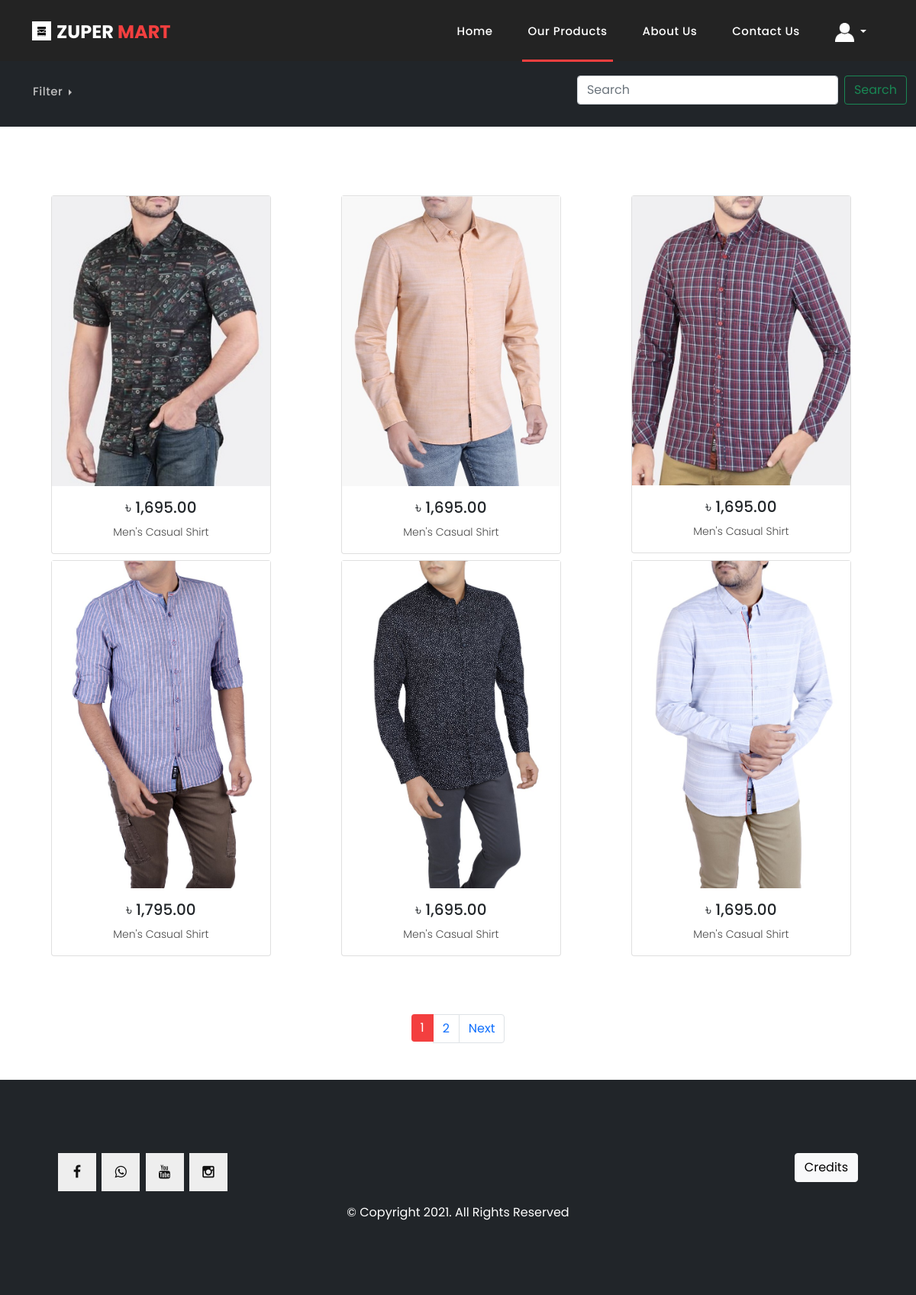
Screenshot of /php/zupermart/products.php with the database file from the repository.
### tables this page shows
CREATE TABLE `allproducts` (
  `PID` int(11) NOT NULL,
  `PName` varchar(255) NOT NULL,
  `PType` varchar(255) NOT NULL,
  `PBrand` varchar(255) NOT NULL,
  `PRating` float NOT NULL,
  `PSold` varchar(255) NOT NULL,
  `Showcase` int(11) NOT NULL DEFAULT 0,
  `Pimgurl` varchar(255) NOT NULL,
  `inStock` int(11) NOT NULL,
  `Price` varchar(255) NOT NULL,
  `PAddDate` date NOT NULL,
  `SDescription` varchar(255) NOT NULL,
  `Description` mediumtext NOT NULL,
  `Exclusivity` int(11) NOT NULL DEFAULT 0,
  `S` int(11) NOT NULL DEFAULT 0,
  `M` int(11) NOT NULL DEFAULT 0,
  `L` int(11) NOT NULL DEFAULT 0,
  `Sale` int(11) DEFAULT 0
);

### php/zupermart/products.php (the view, shortened to what this page needs)
<?php
include "connection_open.php";
global $li;
if (isset($_SESSION['userID'])) {
  $li = 1;
} else {
  $li = 0;
}
if(!isset($_GET['page'])){
  $page=1;
}else{
  $page=$_GET['page'];
  $predis="false";
}
if(isset($_SERVER['HTTPS']) && $_SERVER['HTTPS'] === 'on')
$url = "https://";
else
$url = "http://";
$url.= $_SERVER['HTTP_HOST'];
$url.= $_SERVER['REQUEST_URI'];
?>
<!doctype html>
<html lang="en">
<head>
  <link href="css/bootstrap.min.css" rel="stylesheet">
  <link rel="stylesheet" href="css/templatemo-sixteen.css">
  <link rel="stylesheet" href="css/style.css">
  <link rel="stylesheet" href="css/fontawesome.css">
</head>
<body onload="lgdd(<?php echo $li ?>)">
  <header class="sticky-md-top">
    <nav class="navbar navbar-expand-lg">
      <div class="container">
        <a class="navbar-brand" href="index.php"><img src="images/brand.png">
          <h2>Zuper <em>Mart</em></h2>
        </a>
        <div class="collapse navbar-collapse" id="navbarResponsive">
          <ul class="navbar-nav ms-auto mb-2 mb-lg-0">
            <li class="nav-item">
              <a class="nav-link" href="index.php">Home
              </a>
            </li>
            <li class="nav-item active">
              <a class="nav-link" href="products.php">Our Products</a>
            </li>
            <li class="nav-item">
              <a class="nav-link " href="about.php">About Us</a>
            </li>
            <li class="nav-item">
              <a class="nav-link" href="contact.php">Contact Us</a>
            </li>
            <li class="nav-item dropdown">
              <a class="nav-link dropdown-toggle" href="#" id="navbarDropdown" role="button" data-bs-toggle="dropdown" aria-expanded="false">
                <img style="max-height:25px" src="images/account.png">
              </a>
            </li>
          </ul>
        </div>
      </div>
    </nav>
  </header>
  <nav class="navbar navbar-expand-lg navbar-light bg-dark " id="productsNav">
    <div class="container-fluid searchnav">
      <div class="collapse navbar-collapse" id="navbarSupportedContent">
        <ul class="navbar-nav me-auto m-2 mb-lg-2">
          <li class="nav-item dropend text-white">
            <a class="nav-link dropdown-toggle" href="#" id="navbarDropdown1" role="button" data-bs-toggle="dropdown" aria-expanded="false">
              Filter
            </a>
          </li>
        </ul>
        <form class="d-flex" method="POST">
          <input class="form-control me-2" type="search" placeholder="Search" aria-label="Search" name="searchfield">
          <button name="searchbtn" class="btn btn-outline-success" type="submit">Search</button>
        </form>
      </div>
    </div>
  </nav>
  <div class="container text-center" id="cards">
    <div class="row justify-content-center" id="card-id">
      <?php
      $results_per_page=6;
      $page_first_result = ($page-1) * $results_per_page;
      if(isset($_GET["producttype"])){
        $sql="SELECT * FROM allproducts WHERE Exclusivity=0 AND PType='".$_GET["producttype"]."'";
      }else{
        $sql = "SELECT * FROM allproducts WHERE Exclusivity=0";
      }
      $resultset = mysqli_query($link, $sql);
      $number_of_result=mysqli_num_rows($resultset);
      $number_of_page = ceil ($number_of_result / $results_per_page);
      $query = $sql." LIMIT " . $page_first_result . ',' . $results_per_page;
      $results = mysqli_query($link, $query);
      while ($row = mysqli_fetch_assoc($results)) { ?>
            <div class="col-lg-4 col-md-6 mb-2">
              <div class="card" style="width: 18rem;">
              <img src="<?php echo $row["Pimgurl"] ?>"alt="">
                <div class="card-body">
                  <h5 class="card-title"><?php echo $row["Price"] ?></h5>
                  <p class="card-text"><?php echo $row["PName"]?></p>
                </div>
              </div>
            </div>
      <?php
          }
      ?>
    </div>
  </div>
<nav aria-label="Page navigation example">
  <ul class="pagination justify-content-center m-5">
      <?php
      if(isset($_GET['search'])){
        $purl=$url."&page=";
      }else{
        $purl="products.php?page=";
      }
      $postpage = $page+1;
      ?>
    <?php
for($page = 1; $page<= $number_of_page; $page++) {
  if($page==$_GET['page']){
    $active="active";
  }else{
    $active="";
  }
  echo '<li class="page-item '.$active.' "><a class="page-link" href="'.$purl. $page . '">' . $page . '</a></li>';
}
if($postpage<=$number_of_page){
  echo '<li class="page-item">
  <a class="page-link" href="'.$purl.$postpage.'">Next</a>
</li>';
}
?>
  </ul>
</nav>
  <?php
    include "footer.php";
  ?>
</body>
</html>

### php/zupermart/footer.php
<footer>
    <div class="container-fluid bg-dark py-5">
      <div class="row">
        <div class="col-md-12">
          <div class="footer-content m-sm-5">
            <ul class="social-icons m-sm-3">
              <?php
              $urlsql="SELECT * FROM aboutus";
              $resulturl= mysqli_query($link, $urlsql) or die(mysqli_error($link));
              $urls= mysqli_fetch_assoc($resulturl);
              ?>
              <li><a href="<?php echo $urls ['FBURL']?>" target="_blank"><i class="fa fa-facebook"></i></a></li>
              <li><a href="<?php echo $urls ['WAURL']?>" target="_blank">
                  <i class="fa fa-whatsapp"></i></a></li>
              <li><a href="<?php echo $urls ['YTURL']?>" target="_blank"><i class="fa fa-youtube"></i></a></li>
              <li><a href="<?php echo $urls ['INSTAURL']?>" target="_blank"><i class="fa fa-instagram"></i></a></li>
              <a href="team.php">
                <button type="button" class="btn btn-light" style="float:right">Credits</button>
              </a>
            </ul>
            <div class="copyright-text text-white text-center">
              &copy; Copyright 2021. All Rights Reserved
            </div>
          </div>
        </div>
      </div>
    </div>
  </footer>

### php/zupermart/css/templatemo-sixteen.css (style rules this page uses)
body { font-family: 'Poppins', sans-serif; overflow-x: hidden; text-rendering: optimizeLegibility; -webkit-font-smoothing: antialiased; -moz-osx-font-smoothing: grayscale; }
p { margin-bottom: 0px; font-size: 14px; font-weight: 300; color: #4a4a4a; line-height: 24px; }
a { text-decoration: none!important; }
ul { padding: 0; margin: 0; list-style: none; }
h1,h2,h3,h4,h5,h6 { margin: 0px; }
ul.social-icons li { display: inline-block; margin-right: 3px; }
ul.social-icons li a { width: 50px; height: 50px; display: inline-block; line-height: 50px; background-color: #eee; color: #121212; font-size: 18px; text-align: center; transition: all .3s; }
header { position: absolute; z-index: 99999; width: 100%; height: 80px; background-color: #232323; -webkit-transition: all 0.3s ease-in-out 0s; -moz-transition: all 0.3s ease-in-out 0s; -o-transition: all 0.3s ease-in-out 0s; transition: all 0.3s ease-in-out 0s; }
header .navbar { padding: 17px 0px; }
.navbar .navbar-brand { float: left; margin-top: -12px; outline: none; }
.navbar .navbar-brand h2 { color: #fff; text-transform: uppercase; font-size: 24px; font-weight: 700; -webkit-transition: all .3s ease 0s; -moz-transition: all .3s ease 0s; -o-transition: all .3s ease 0s; transition: all .3s ease 0s; }
.navbar .navbar-brand h2 em { font-style: normal; color: #f33f3f; }
#navbarResponsive { z-index: 999; }
.navbar-collapse { text-align: center; }
.navbar .navbar-nav .nav-item { margin: 0px 15px; }
.navbar .navbar-nav a.nav-link { text-transform: capitalize; font-size: 15px; font-weight: 500; letter-spacing: 0.5px; color: #fff; transition: all 0.5s; margin-top: 5px; }
.navbar .navbar-nav .nav-link:hover, .navbar .navbar-nav .active>.nav-link, .navbar .navbar-nav .nav-link.active, .navbar .navbar-nav .nav-link.show, .navbar .navbar-nav .show>.nav-link { color: #fff; padding-bottom: 25px; border-bottom: 3px solid #f33f3f; }

### php/zupermart/css/style.css (style rules this page uses)
body { margin: 0; padding: 0; }
.navbar-brand img { max-height: 25px; float: left; margin-right: 7px; }
#navbarDropdown img { background-color: #232323; }
#cards { padding-top: 90px; padding-bottom: 20px; }
#navbarDropdown1 { color: #c0c0c0!important; }
.searchnav { margin-bottom: 10px; }
.pagination li a.page-link:hover, .pagination li a.page-link:focus, .pagination li.active a.page-link:hover, .pagination li.active a.page-link { color: #fff; background-color: #f33f3f; border: none; }
.row { display: flex; }
.row .card { margin-left: 7%; }

### rows the page displays
allproducts: Pimgurl (picture), Price "৳ 1,695.00", PName "Men's Casual Shirt"
allproducts: Pimgurl (picture), Price "৳ 1,695.00", PName "Men's Casual Shirt"
allproducts: Pimgurl (picture), Price "৳ 1,695.00", PName "Men's Casual Shirt"
allproducts: Pimgurl (picture), Price "৳ 1,795.00", PName "Men's Casual Shirt"
allproducts: Pimgurl (picture), Price "৳ 1,695.00", PName "Men's Casual Shirt"
allproducts: Pimgurl (picture), Price "৳ 1,695.00", PName "Men's Casual Shirt"
